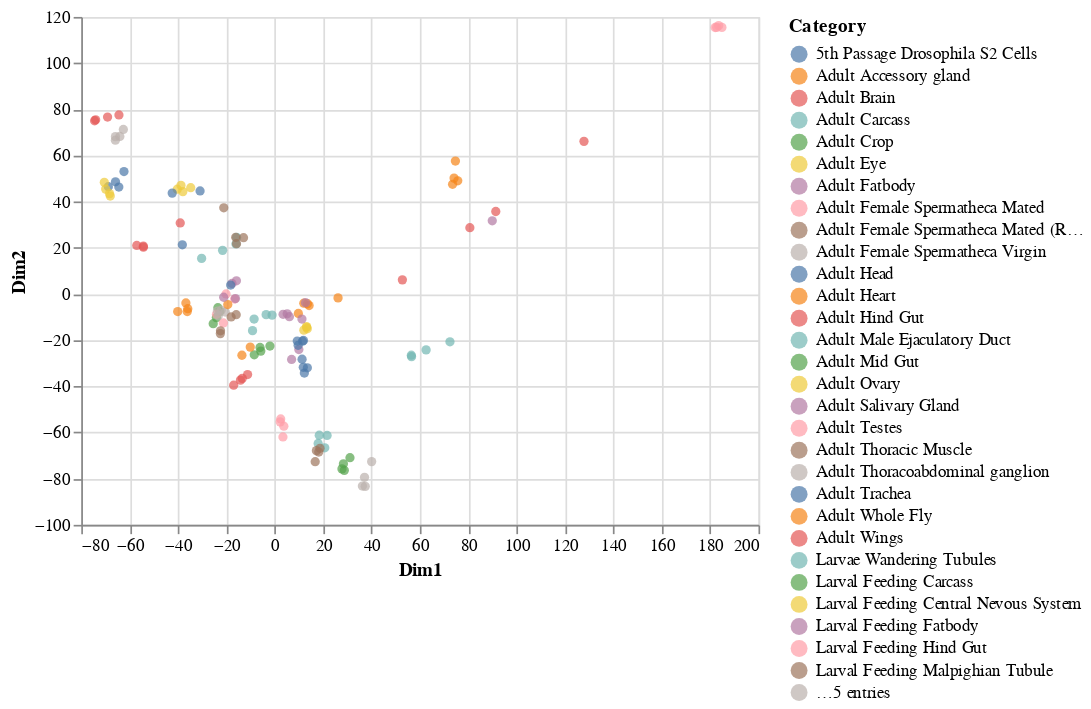

The cell this chart's notebook holds for it:
### Markdown cell above
The following code performs PCA on the dataset. The `log_expression.values` extracts the values in the data frame as a matrix. The `.T` takes the transpose of the matrix (swaps rows and columns).

### Code cell
pca = PCA(n_components=100)
expression_pca = pca.fit_transform(log_expression.values.T)
plot_two_dimensions(expression_pca, sample_categories, expression.columns)

### Figure 1 — Vega-Lite specification as saved in the notebook (floating-point values rounded to 4 significant figures; data arrays with more than 128 entries replaced by an {"elided": "..."} marker saying what was removed)
{"config": {"view": {"continuousWidth": 400, "continuousHeight": 300}}, "data": {"name": "data-3f6b0cd306564bc9722fd2068a9d9c89"}, "mark": "circle", "encoding": {"color": {"type": "nominal", "field": "Category"}, "tooltip": {"type": "nominal", "field": "Sample"}, "x": {"type": "quantitative", "field": "Dim1"}, "y": {"type": "quantitative", "field": "Dim2"}}, "$schema": "https://vega.github.io/schema/vega-lite/v4.8.1.json", "datasets": {"data-3f6b0cd306564bc9722fd2068a9d9c89": {"elided": "136 records"}}}
